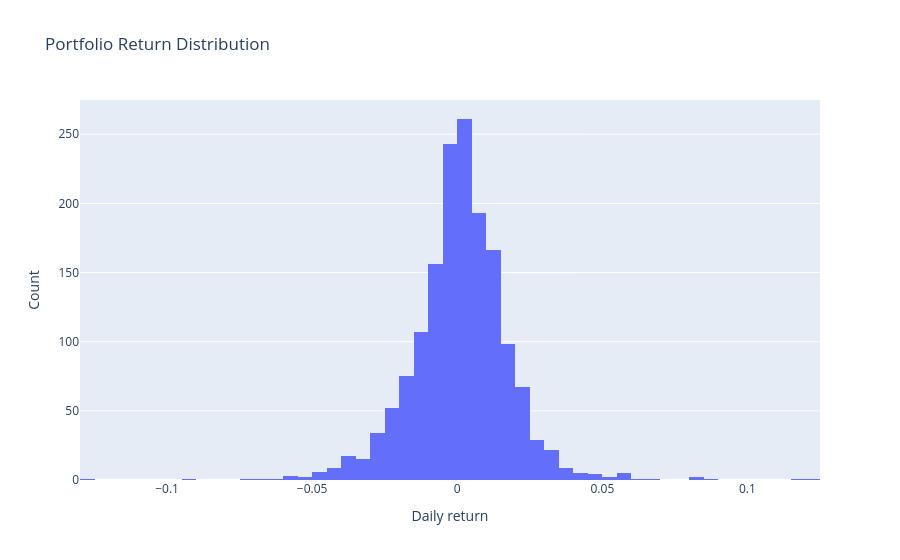

Write notebook code for a chart like this one.
### Code cell
# Distribution chart: inspect empirical portfolio return distribution.

fig = go.Figure()
fig.add_trace(go.Histogram(x=portfolio_returns, nbinsx=80, name="Portfolio returns"))
fig.update_layout(title="Portfolio Return Distribution", xaxis_title="Daily return", yaxis_title="Count")
fig

### Figure 1 — Plotly figure (JSON) as saved in the notebook; plotly's stock layout.template omitted (floating-point values rounded to 4 significant figures; data arrays with more than 128 entries replaced by an {"elided": "..."} marker saying what was removed)
{"data": [{"name": "Portfolio returns", "nbinsx": 80, "type": "histogram", "x": {"elided": "1592 float values"}}], "layout": {"title": {"text": "Portfolio Return Distribution"}, "xaxis": {"title": {"text": "Daily return"}}, "yaxis": {"title": {"text": "Count"}}}}
